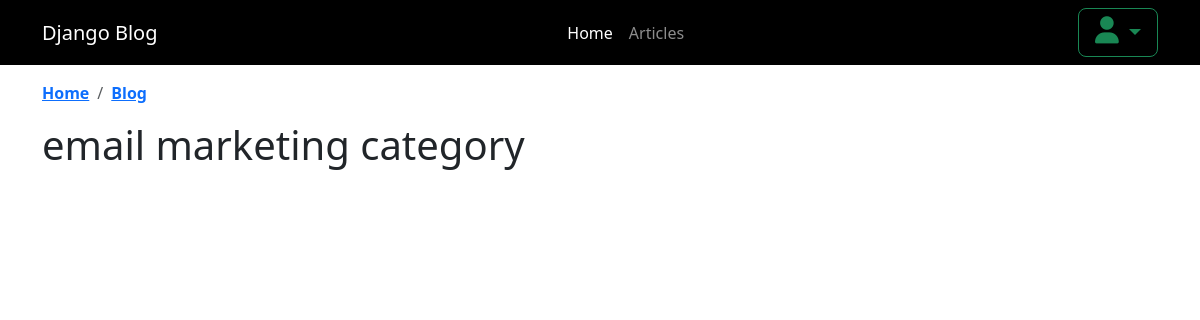
The app's page /posts/category/email-marketing/, older data.
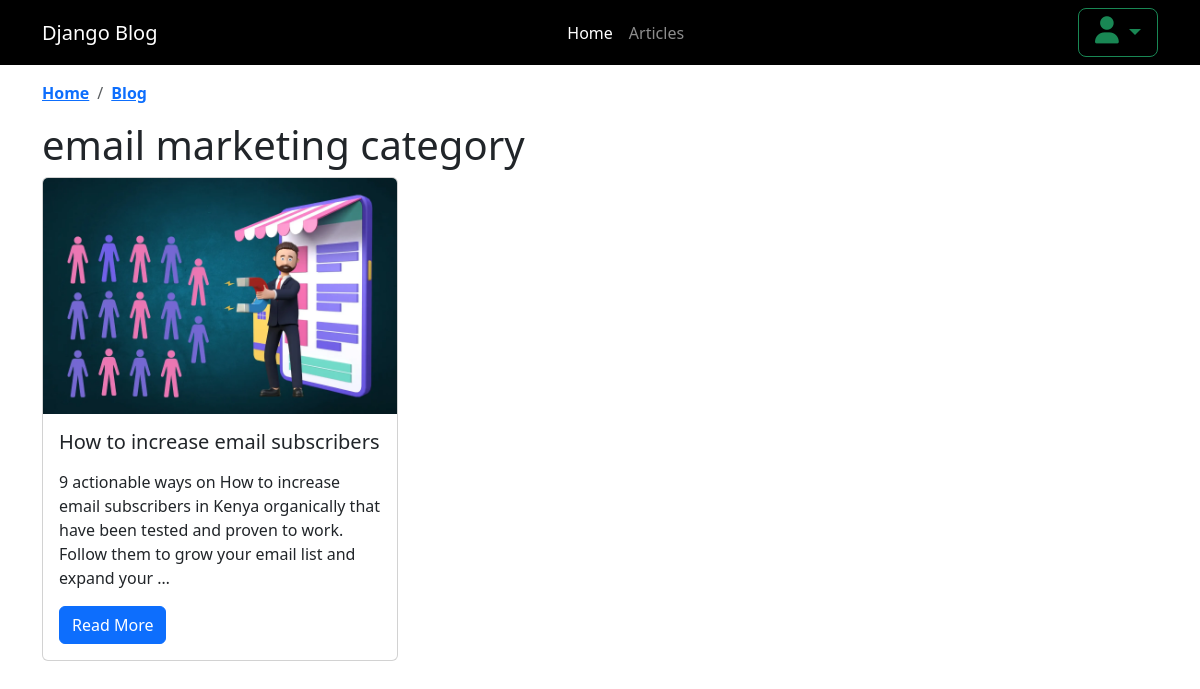
The same page, newer data.
### blog/models.py (models this page shows, shortened)
class BlogPost(models.Model):
    STATUS_CHOICES = (
        ('pending', 'Pending'),
        ('published', 'Published'),
    )
    title = models.CharField(max_length=200)
    featured_image = models.ImageField(upload_to='featured_images/')
    content =  FroalaField()
    slug = models.SlugField(unique=True)
    categories = models.ForeignKey(Category, on_delete=models.CASCADE, null=True, blank=True)
    created_at = models.DateTimeField(auto_now_add=True)
    status = models.CharField(max_length=10, choices=STATUS_CHOICES, default='pending')
    author = models.ForeignKey(settings.AUTH_USER_MODEL, on_delete=models.CASCADE, related_name='blog_posts')

### blog/views.py (the view)
# urls.py: path('category/<slug:slug>/', category_view, name='category_detail'),
def category_view(request, slug):
    category = get_object_or_404(Category, slug=slug)
    posts = BlogPost.objects.filter(categories=category)
    recent_posts = BlogPost.objects.all().order_by('-created_at')[:5]  # Last 5 posts
    breadcrumbs = [
        {'url': '/', 'name': 'Home'},
        {'url': '/posts/', 'name': 'Blog'},
    ]
    context = {
        'category': category,
        'recent_posts': recent_posts,
        'posts': posts,
        'breadcrumbs': breadcrumbs,
    }
    return render(request, 'category_detail.html', context)

### froala_editor/fields.py (called while the page is built)
    def get_internal_type(self):
        return "TextField"

### blog/templates/category_detail.html (shortened to what this page needs)
{% extends 'base.html' %}
{% block content %}
    {% include 'breadcrumb.html' %}
    <div class="container">
    <h1>{{ category.name }} category</h1>
<div class="row">
    {% for post in posts %}
    <div class="col-md-4">
        <div class="card mb-4">
            <img src="{{ post.featured_image.url }}" class="card-img-top" alt="{{ post.title }}">
            <div class="card-body">
                <h5 class="card-title">{{ post.title }}</h5>
                <p class="card-text">{{ post.content|truncatewords:30|safe }}</p>
                <a href="{% url 'blogpost_detail' post.slug %}" class="btn btn-primary">Read More</a>
            </div>
        </div>
    </div>
    {% endfor %}
</div>
    </div>
{% endblock %}

Row changes from the older to the newer data that the page shows:
now on this page (row edited): BlogPost: featured_image (picture), title "How to increase email subscribers", content "9 actionable ways on How to increase email subscribers in Kenya organically that have been tested and proven to work. Follow them to grow your email list and expand your …"
